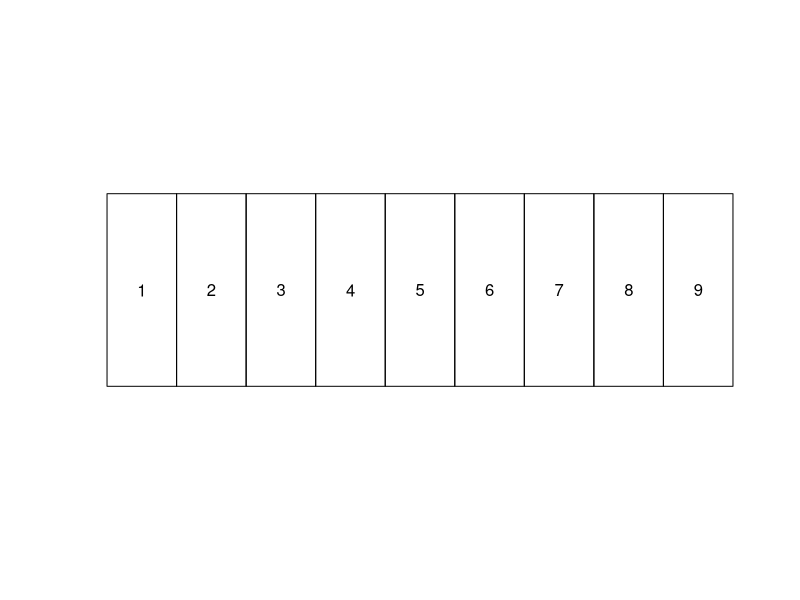
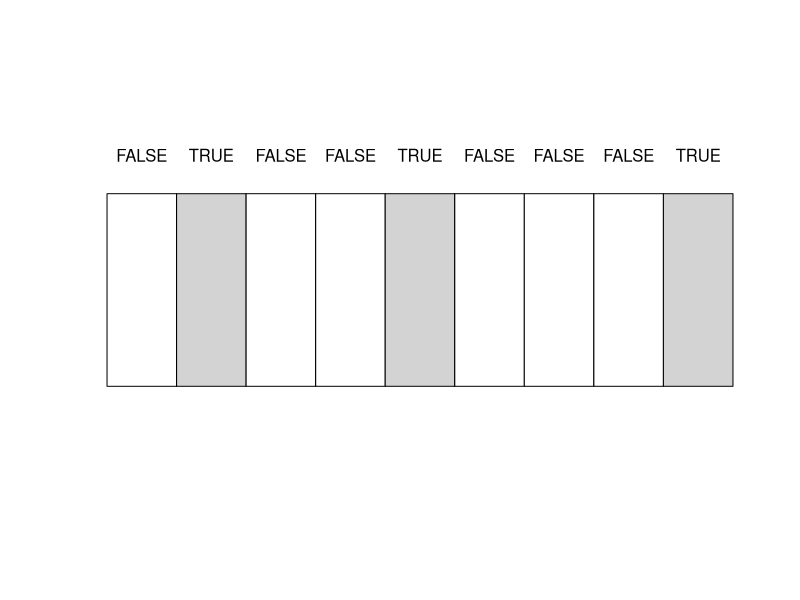
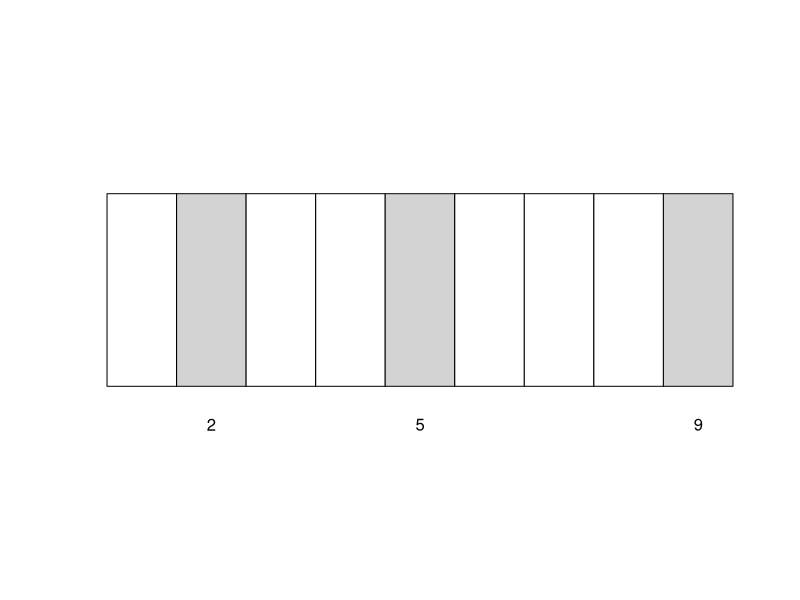

These figures' R source, in order:
par(mar = rep(0, 4))
png("vec.png", 500, 200, bg = "transparent")
plot(0, type = "n", axes = FALSE, xlab = "", ylab = "", xlim = c(0, 1), ylim = c(0, 1))
x = seq(0, 1, length = 10)
rect(x[- length(x)], .25,  x[-1], .75)
text((x[-length(x)] + x[-1])/2, .5, 1:9)
dev.off()


png("logicalMask.png", 500, 200, bg = "transparent")
plot(0, type = "n", axes = FALSE, xlab = "", ylab = "", xlim = c(0, 1), ylim = c(0, 1))
x = seq(0, 1, length = 10)
i = c(FALSE, TRUE, FALSE, FALSE, TRUE, FALSE, FALSE, FALSE, TRUE)
rect(x[- length(x)], .25,  x[-1], .75, col = c("#FFFFFFFF", "#D3D3D3FF")[i+1])
text((x[-length(x)] + x[-1])/2, .85, i)
dev.off()


png("logicalSubset.png", 500, 200, bg = "transparent")
plot(0, type = "n", axes = FALSE, xlab = "", ylab = "", xlim = c(0, 1), ylim = c(0, 1))
x = seq(0, 1, length = 10)
i = c(FALSE, TRUE, FALSE, FALSE, TRUE, FALSE, FALSE, FALSE, TRUE)
rect(x[- length(x)], .25,  x[-1], .75, col = c("#FFFFFFFF", "#D3D3D3FF")[i+1])
text(((x[-length(x)] + x[-1])/2)[i], .15, (1:9)[i])
dev.off()

